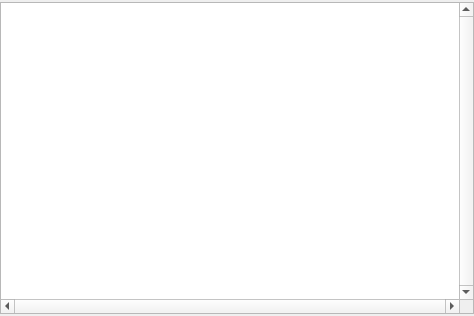
<ui version="4.0" >
 <class>BrowseInvoicesClass</class>
 <widget class="QWidget" name="BrowseInvoicesClass" >
  <property name="geometry" >
   <rect>
    <x>0</x>
    <y>0</y>
    <width>474</width>
    <height>316</height>
   </rect>
  </property>
  <property name="windowTitle" >
   <string>BrowseInvoices</string>
  </property>
  <layout class="QGridLayout" >
   <property name="leftMargin" >
    <number>0</number>
   </property>
   <property name="topMargin" >
    <number>2</number>
   </property>
   <property name="rightMargin" >
    <number>0</number>
   </property>
   <property name="bottomMargin" >
    <number>2</number>
   </property>
   <item row="1" column="0" colspan="6" >
    <widget class="QTableView" name="tvInvoices" >
     <property name="frameShape" >
      <enum>QFrame::StyledPanel</enum>
     </property>
     <property name="frameShadow" >
      <enum>QFrame::Sunken</enum>
     </property>
     <property name="verticalScrollBarPolicy" >
      <enum>Qt::ScrollBarAlwaysOn</enum>
     </property>
     <property name="horizontalScrollBarPolicy" >
      <enum>Qt::ScrollBarAlwaysOn</enum>
     </property>
     <property name="alternatingRowColors" >
      <bool>true</bool>
     </property>
     <property name="selectionMode" >
      <enum>QAbstractItemView::SingleSelection</enum>
     </property>
     <property name="selectionBehavior" >
      <enum>QAbstractItemView::SelectRows</enum>
     </property>
     <property name="sortingEnabled" >
      <bool>true</bool>
     </property>
    </widget>
   </item>
  </layout>
 </widget>
 <layoutdefault spacing="6" margin="11" />
 <resources/>
 <connections/>
</ui>
